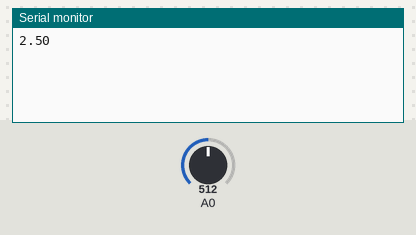
Bench run of a sketch on a simulated Arduino Uno, built with avr-gcc and run on an emulated ATmega328P. Shown: the last lines printed to the serial monitor. Inputs (shaded band) come from the test bench; at power-on: A0 = 512.

Above: at 2.2 s.
2.3 s: A0 set to 716
At 3.5 s:
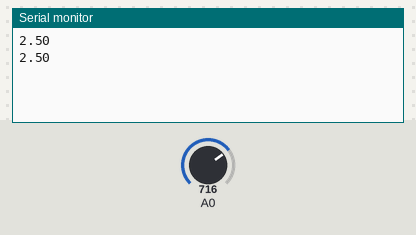
3.8 s: A0 set to 900
At 4.8 s:
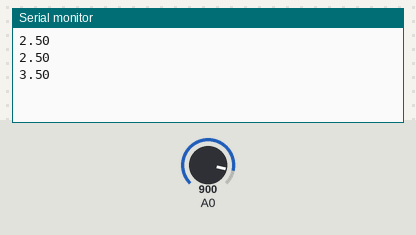
Timing chart, 0 to 6.8 s (numbered marks = the images above; inputs shaded):
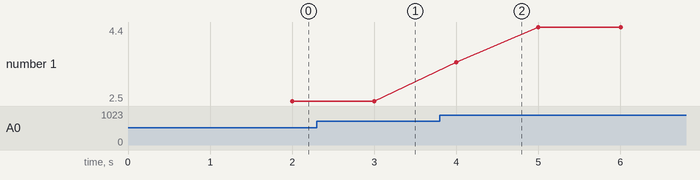

The sketch:

Project_4_LDR.ino
```cpp
void setup()
{
      Serial.begin(9600);
      delay(1000);
}

void loop() {

 int sensorValue = analogRead(A0);   // read the input on analog pin 0

 float voltage = sensorValue * (5.0 / 1023.0);   // Convert the analog reading (which goes from 0 - 1023) to a voltage (0 - 5V)
 delay(1000);

 Serial.println(voltage);   // print out the value you read
}
```

Measured:
- plotted number 1: 2.5 → 4.4 after the input at 3.8 s
